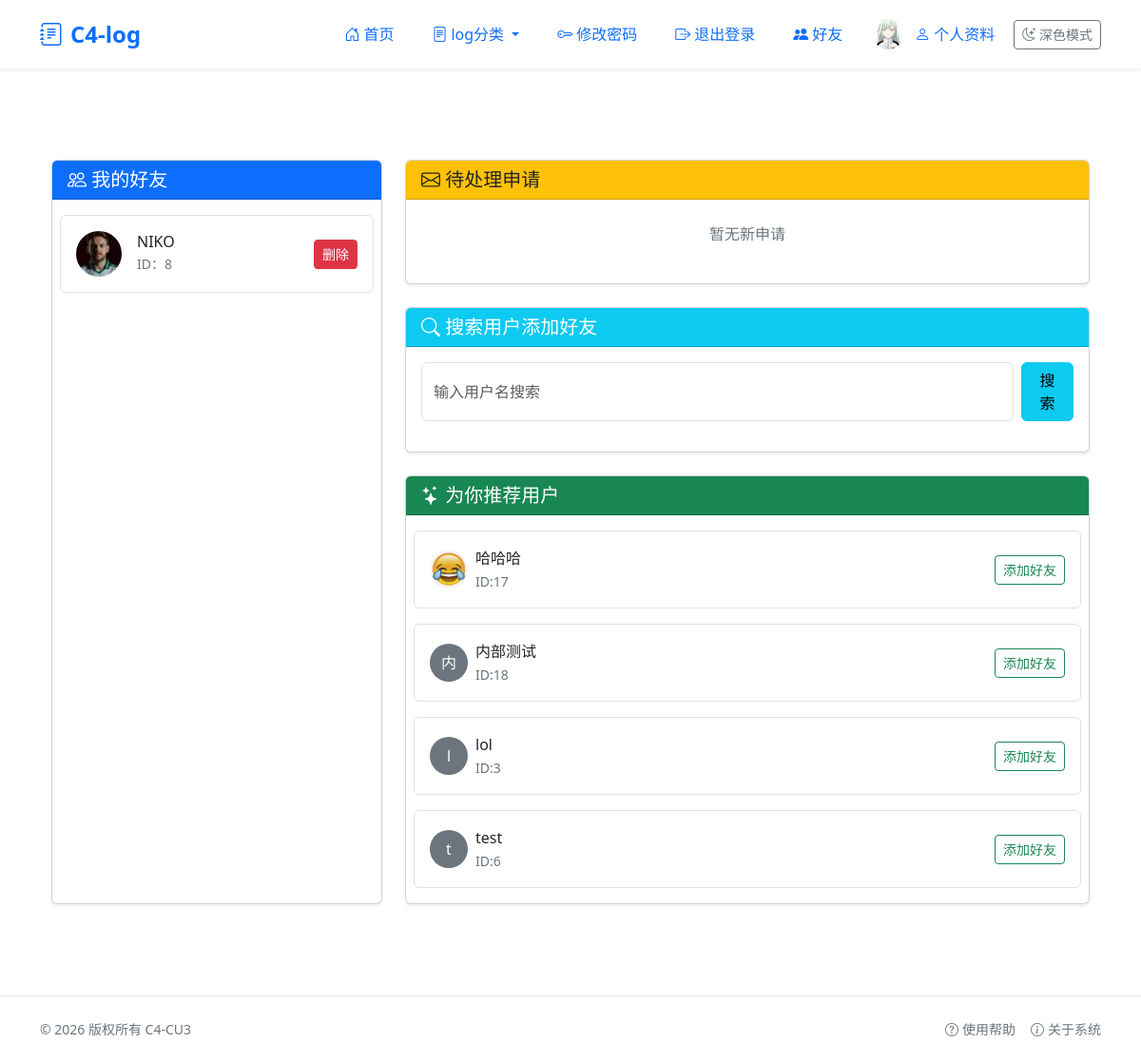
Page /user/friend (signed in) on the committed database.
### tables this page shows
CREATE TABLE user(id integer primary key autoincrement, name, password, is_admin INTEGER DEFAULT 0, email TEXT, email_code TEXT, email_expire INTEGER, avatar TEXT DEFAULT '', reset_token TEXT DEFAULT NULL, reset_expire TEXT DEFAULT NULL);

### controller_user.py (the view)
@controller_user.route("/friend")
@login_required
def friend():
    uid = session["uid"]
    now = int(time.time())
    sql_friend = """
    SELECT u.id, u.name, u.avatar
    FROM friend f
    LEFT JOIN user u ON (f.user_id = u.id OR f.friend_id = u.id)
    WHERE f.status = 1 AND ((f.user_id = ? AND u.id != ?) OR (f.friend_id = ? AND u.id != ?))
    """
    friends = db.query_sql(sql_friend, [uid, uid, uid, uid])
    friend_ids = [row[0] for row in friends]
    friend_ids.append(uid) # 排除自己
    sql_apply = """
    SELECT u.id, u.name, u.avatar, f.id as apply_id
    FROM friend f
    LEFT JOIN user u ON f.user_id = u.id
    WHERE f.friend_id = ? AND f.status = 0
    """
    apply_list = db.query_sql(sql_apply, [uid])
    if friend_ids:
        placeholders = ",".join(["?"] * len(friend_ids))
        sql_rec = f"SELECT id,name,avatar FROM user WHERE id NOT IN ({placeholders}) ORDER BY RANDOM() LIMIT 5"
        recommend = db.query_sql(sql_rec, friend_ids)
    else:
        sql_rec = "SELECT id,name,avatar FROM user ORDER BY RANDOM() LIMIT 5"
        recommend = db.query_sql(sql_rec)
    search_res = []
    kw = ""
    return render_template("friend.html", friends=friends, apply_list=apply_list, recommend=recommend, search_res=search_res, kw=kw)

### app.py (called while the page is built)
@app.context_processor
def inject_now():
    return {'now': datetime.now()}

@app.context_processor
def inject_user_info():
    is_login = 'uid' in session
    is_admin = False
    if is_login:
        import db
        user = db.query_sql("select is_admin from user where id = ?", [session['uid']])
        is_admin = user[0][0] if user else False
    return {'now': datetime.now(), 'is_login': is_login, 'is_admin': is_admin}

@app.context_processor
def inject_user_info():
    is_login = "uid" in session
    is_admin = False
    if is_login:
        import db
        res = db.query_sql("SELECT is_admin FROM user WHERE id = ?", [session["uid"]])
        if res and res[0][0] == 1:
            is_admin = True
    return {"now": datetime.now(), "is_login": is_login, "is_admin": is_admin}

@app.context_processor
def inject_user():
    user_info = None
    if "uid" in session:
        res = db.query_sql("SELECT avatar, name FROM user WHERE id = ?", [session["uid"]])
        if res:
            avatar = res[0][0]
            name = res[0][1]
            user_info = {
                "avatar": avatar,
                "name": name
            }
    return dict(user_info=user_info)

### db.py (called while the page is built)
def query_sql(sql,param=[]):
    conn = sqlite3.connect("blog.db")
    cur = conn.cursor()
    cur.execute(sql, param)
    data = cur.fetchall()
    cur.close()
    conn.close()
    return data

### wrapper.py (called while the page is built)
def login_required(f):
    @wraps(f)
    def decorated_function(*args, **kwargs):
        if 'uid' not in session:
            return redirect('/user/login')
        return f(*args, **kwargs)
    return decorated_function

### templates/friend.html (shortened to what this page needs)
{% extends 'layout.html' %}
{% block content %}
<div class="container mt-5">
    <div class="row g-4">
        <div class="col-md-4">
            <div class="card shadow-sm h-100">
                <div class="card-header bg-primary text-white">
                    <h5 class="mb-0"><i class="bi bi-people"></i> 我的好友</h5>
                </div>
                <div class="card-body">
                    {% if friends %}
                    <div class="row g-3">
                        {% for f in friends %}
                        <div class="col-12 d-flex align-items-center border rounded p-3">
                            <a href="{{ url_for('user.other_profile', visit_uid=f[0]) }}" class="text-decoration-none">
                                {% if f[2] %}
                                <img src="{{ url_for('static', filename=f[2]) }}" width="48" height="48" class="rounded-circle me-3" style="object-fit:cover; cursor: pointer;">
                                {% else %}
                                <span class="rounded-circle bg-secondary text-white d-flex align-items-center justify-content-center me-3" style="width:48px;height:48px; cursor: pointer;">
                                    {{ f[1][0] }}
                                </span>
                                {% endif %}
                            </a>
                            <div class="flex-grow-1">
                                <a href="{{ url_for('user.other_profile', visit_uid=f[0]) }}" class="text-decoration-none" style="color:var(--bs-body-color);">
                                    <h6 class="mb-0" style="cursor: pointer;">{{ f[1] }}</h6>
                                </a>
                                <span class="text-secondary small">ID：{{ f[0] }}</span>
                            </div>
                            <form action="{{url_for('user.del_friend', fid=f[0])}}" method="post" onsubmit="return confirm('确定删除该好友？')">
                                <button class="btn btn-sm btn-danger">删除</button>
                            </form>
                        </div>
                        {% endfor %}
                    </div>
                    {% else %}
                    <p class="text-center text-secondary py-4">暂无好友</p>
                    {% endif %}
                </div>
            </div>
        </div>
        <div class="col-md-8">
            <div class="card shadow-sm mb-4">
                <div class="card-header bg-warning text-dark">
                    <h5 class="mb-0"><i class="bi bi-envelope"></i> 待处理申请</h5>
                </div>
                <div class="card-body">
                    {% if apply_list %}
                    {% for item in apply_list %}
                    <div class="d-flex align-items-center border rounded p-3 mb-3">
                        <a href="{{ url_for('user.other_profile', visit_uid=item[0]) }}" class="text-decoration-none">
                            {% if item[2] %}
                            <img src="{{ url_for('static', filename=item[2]) }}" width="40" height="40" class="rounded-circle me-2" style="object-fit:cover; cursor: pointer;">
                            {% else %}
                            <span class="rounded-circle bg-secondary text-white d-flex align-items-center justify-content-center me-2" style="width:40px;height:40px; cursor: pointer;">
                                {{ item[1][0] }}
                            </span>
                            {% endif %}
                        </a>
                        <div class="flex-grow-1">
                            <a href="{{ url_for('user.other_profile', visit_uid=item[0]) }}" class="text-decoration-none" style="color:var(--bs-body-color);">
                                <div style="cursor: pointer;">{{ item[1] }}</div>
                            </a>
                            <span class="text-secondary small">ID:{{ item[0] }}</span>
                        </div>
                        <div class="d-flex gap-2">
                            <form action="{{url_for('user.deal_friend', apply_id=item[3], opt=1)}}" method="post">
                                <button class="btn btn-sm btn-success">同意</button>
                            </form>
                            <form action="{{url_for('user.deal_friend', apply_id=item[3], opt=2)}}" method="post">
                                <button class="btn btn-sm btn-secondary">拒绝</button>
                            </form>
                        </div>
                    </div>
                    {% endfor %}
                    {% else %}
                    <p class="text-center text-secondary py-2">暂无新申请</p>
                    {% endif %}
                </div>
            </div>
            <div class="card shadow-sm mb-4">
                <div class="card-header bg-info text-white">
                    <h5 class="mb-0"><i class="bi bi-search"></i> 搜索用户添加好友</h5>
                </div>
                <div class="card-body">
                    <form action="{{url_for('user.search_user')}}" method="get" class="d-flex gap-2 mb-3">
                        <input type="text" name="kw" class="form-control" placeholder="输入用户名搜索" value="{{kw}}" required>
                        <button type="submit" class="btn btn-info">搜索</button>
                    </form>
                </div>
            </div>
            <div class="card shadow-sm">
                <div class="card-header bg-success text-white">
                    <h5 class="mb-0"><i class="bi bi-stars"></i> 为你推荐用户</h5>
                </div>
                <div class="card-body">
                    <div class="row g-3">
                        {% for rec in recommend %}
                        <div class="col-12 d-flex align-items-center border rounded p-3">
                            <a href="{{ url_for('user.other_profile', visit_uid=rec[0]) }}" class="text-decoration-none">
                                {% if rec[2] %}
                                <img src="{{ url_for('static', filename=rec[2]) }}" width="40" height="40" class="rounded-circle me-2" style="object-fit:cover; cursor: pointer;">
                                {% else %}
                                <span class="rounded-circle bg-secondary text-white d-flex align-items-center justify-content-center me-2" style="width:40px;height:40px; cursor: pointer;">
                                    {{ rec[1][0] }}
                                </span>
                                {% endif %}
                            </a>
                            <div class="flex-grow-1">
                                <a href="{{ url_for('user.other_profile', visit_uid=rec[0]) }}" class="text-decoration-none" style="color:var(--bs-body-color);">
                                    <div style="cursor: pointer;">{{ rec[1] }}</div>
                                </a>
                                <span class="text-secondary small">ID:{{ rec[0] }}</span>
                            </div>
                            <form action="{{url_for('user.send_friend', target_uid=rec[0])}}" method="post">
                                <button class="btn btn-sm btn-outline-success">添加好友</button>
                            </form>
                        </div>
                        {% endfor %}
                    </div>
                </div>
            </div>
        </div>
    </div>
</div>
{% endblock %}

### templates/layout.html (shortened to what this page needs)
{% block head %}
<!DOCTYPE html>
<html lang="zh-CN" data-bs-theme="light">
<head>
    <link href="https://cdn.jsdelivr.net/npm/bootstrap@5.3.0/dist/css/bootstrap.min.css" rel="stylesheet">
    <link rel="stylesheet" href="https://cdn.jsdelivr.net/npm/bootstrap-icons@1.11.3/font/bootstrap-icons.min.css">
</head>
<body>
    <header class="navbar navbar-expand-lg sticky-top shadow-sm bg-body">
        <div class="container">
            <a class="navbar-brand fw-bold text-primary fs-4" href="{{url_for('c4-log.index')}}">
                <i class="bi bi-journal-text me-2"></i>C4-log
            </a>
            <div class="collapse navbar-collapse" id="navbarNav">
                <div class="d-flex flex-wrap gap-2 align-items-center ms-auto">
                    <a href="{{url_for('c4-log.index')}}" class="px-3 py-2 text-decoration-none nav-btn">
                        <i class="bi bi-house-door me-1"></i>首页
                    </a>
                    <div class="dropdown nav-btn">
                        <a class="px-3 py-2 text-decoration-none dropdown-toggle" href="#" role="button"
                           data-bs-toggle="dropdown" aria-expanded="false">
                            <i class="bi bi-file-text me-1"></i>log分类
                        </a>
                    </div>
                    {% if session.get('uid') %}
                        {% if request.endpoint not in ['user.login', 'user.register'] %}
                            <a href="{{url_for('user.change_password')}}" class="px-3 py-2 text-decoration-none nav-btn">
                                <i class="bi bi-key me-1"></i>修改密码
                            </a>
                            <a href="{{url_for('user.logout')}}" class="px-3 py-2 text-decoration-none nav-btn">
                                <i class="bi bi-box-arrow-right me-1"></i>退出登录
                            </a>
                        {% endif %}
                        <a href="{{url_for('user.friend')}}" class="px-3 py-2 text-decoration-none nav-btn">
                            <i class="bi bi-people-fill me-1"></i>好友
                        </a>
                        {% if user_info %}
                        <div class="d-flex align-items-center nav-btn px-2 py-2">
                            {% if user_info.avatar %}
                                <img src="{{ url_for('static', filename=user_info.avatar) }}"
                                     class="rounded-circle me-2" width="32" height="32"
                                     style="object-fit:cover;" alt="用户头像">
                            {% else %}
                                <span class="rounded-circle bg-secondary text-white d-inline-flex
                                           align-items-center justify-content-center me-2 user-avatar-placeholder">
                                    {{ user_info.name[0] if user_info.name else '未' }}
                                </span>
                            {% endif %}
                            <a href="{{url_for('user.profile')}}" class="px-1 py-2 text-decoration-none nav-btn">
                                <i class="bi bi-person me-1"></i>个人资料
                            </a>
                        </div>
                        {% endif %}
                    {% endif %}
                    <button id="switchTheme" class="btn btn-outline-secondary btn-sm">
                    </button>
                </div>
            </div>
        </div>
    </header>
    <main class="container py-5">
      {% block content %}{% endblock %}
    </main>
    <footer class="py-4 mt-5 border-top bg-body">
        <div class="container d-flex flex-md-row flex-column justify-content-between
                    align-items-center gap-3">
            <span class="text-secondary small">© 2026 版权所有 C4-CU3</span>
            <div class="d-flex gap-3">
                <a href="{{url_for('c4-log.help')}}" class="text-secondary text-decoration-none small">
                    <i class="bi bi-question-circle me-1"></i>使用帮助
                </a>
                <a href="{{url_for('c4-log.about')}}" class="text-secondary text-decoration-none small">
                    <i class="bi bi-info-circle me-1"></i>关于系统
                </a>
            </div>
        </div>
    </footer>
</body>
</html>
{% endblock %}

### templates/layout.html (style rules this page uses)
body { min-height: 100vh; display: flex; flex-direction: column; transition: background-color 0.3s ease; }
main { flex-grow: 1; }
.nav-btn { transition: all 0.2s ease; }

### rows in the picture
user: avatar (picture)
user: avatar (picture), name "NIKO", id "8"
user: avatar (picture), name "哈哈哈", id "17"
user: name "内", name "内部测试", id "18"
user: name "l", name "lol", id "3"
user: name "t", name "test", id "6"
